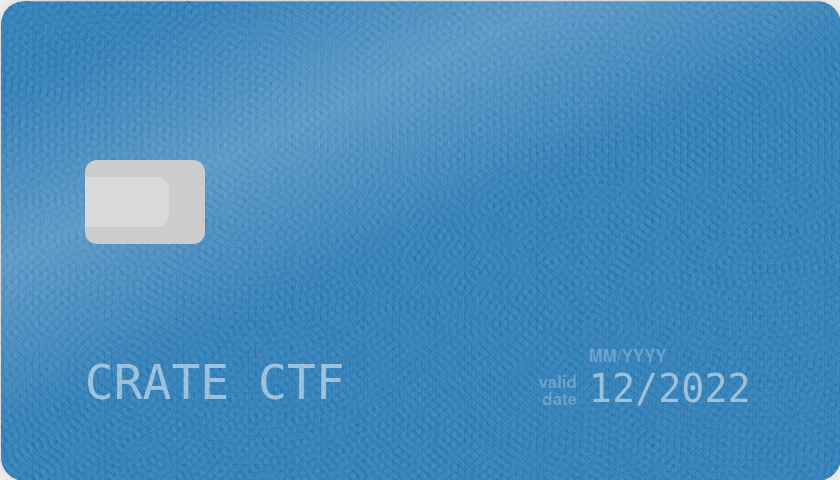
#> input picture crate-ctf/2022/forensics/SuddaSuddaSudda/card_blank.png, 840 x 480 px
$ python generate.py   (older library calls are emulated)
#> lines starting #> are read from the running program, lines starting #| are printed output that depends on the picture
#!/usr/bin/env python3
import re

from PIL import Image, ImageDraw, ImageFont, ImageFilter # pip install Pillow

try:
    from secret import FLAG
except ImportError:
    FLAG = "cratectf{1111 1111 1111 1111}"
    print(f"Flag not available, using placeholder: {FLAG}")

FONT_FILE = "LiberationMono-Regular.ttf"
FLAG_POSITION = (90, 280)

# Load base image
img = Image.open("card_blank.png")
#> img is the input picture: PIL image 840x480 RGB; mean R, G, B 70.9, 139.3, 189.2
draw = ImageDraw.Draw(img)

# Load fonts
font = ImageFont.truetype(FONT_FILE, size=50)
small_font = ImageFont.truetype(FONT_FILE, size=14)

# Break flag into components, e.g.:
# flag_prefix = "ctfname{"
# flag = "1111 1111 1111 1111"
# flag_suffix = "}"
flag_prefix, flag, flag_suffix = re.search(r"(.*\{)(.+)(\})", FLAG).group(1, 2, 3)

# Print flag prefix and suffix onto base image
draw.text((5, FLAG_POSITION[1] + 18), flag_prefix, font=small_font, fill=("white"))
width, height = draw.textsize(flag, font=font)
#> width = 557; height = 48
draw.text((FLAG_POSITION[0] + width + 10, FLAG_POSITION[1] + 18), flag_suffix, font=small_font, fill="white")

# Print flag onto base image
draw.text(FLAG_POSITION, flag, font=font, fill="white")

# Blur the flag-containing part of the image
flag_coords = (FLAG_POSITION[0], FLAG_POSITION[1], FLAG_POSITION[0] + width, FLAG_POSITION[1] + height)
#> flag_coords = (90, 280, 647, 328)
blur_part = img.crop(flag_coords)
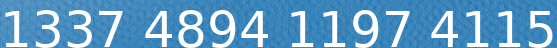
#> blur_part: PIL image 557x48 RGB; mean R, G, B 99.1, 157.6, 200.1
blur_part = blur_part.filter(ImageFilter.BoxBlur(radius=20))
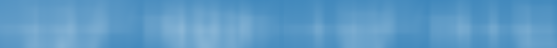
#> blur_part: PIL image 557x48 RGB; mean R, G, B 93.4, 154.1, 198.1
img.paste(blur_part, flag_coords)
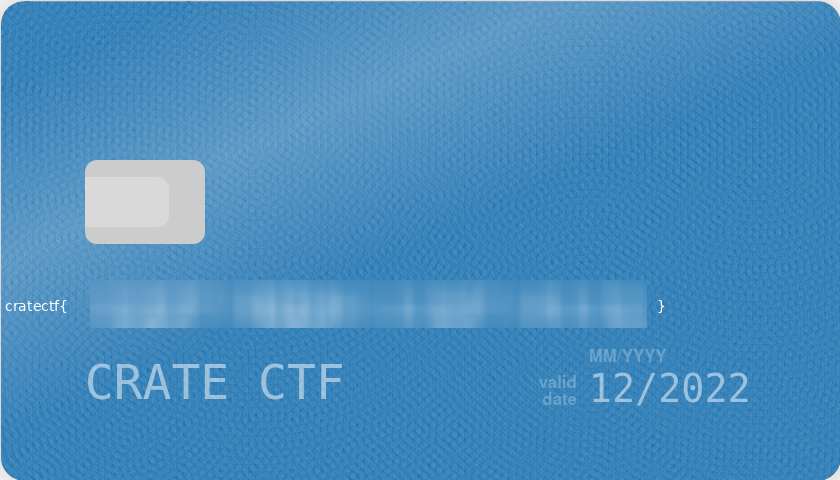
#> img: PIL image 840x480 RGB; mean R, G, B 73.2, 140.8, 190

print("Flag bounding box:", flag_coords)
#| Flag bounding box: (90, 280, 647, 328)
print(f"Flag is {len(flag)} characters long.")

img.save("card.png")
